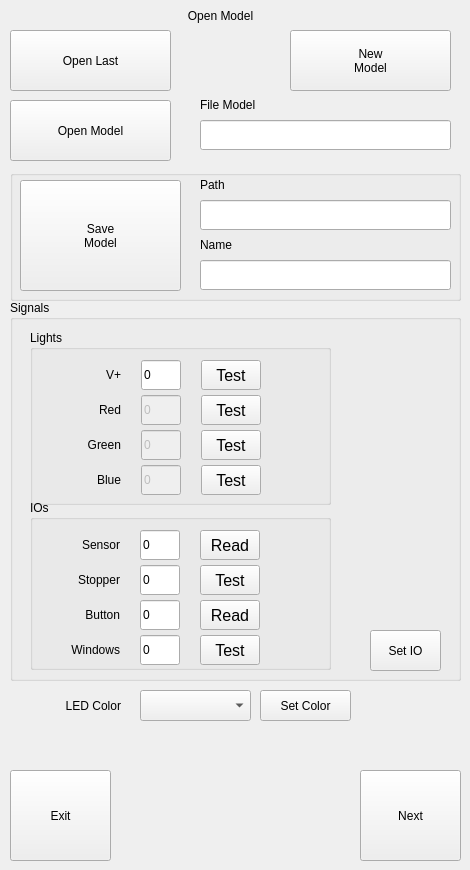
    <widget class="QWidget" name="OpenModel">
     <attribute name="icon">
      <iconset>
       <normaloff>../../../Users/AutomatizacionSIG/icons/open.png</normaloff>../../../Users/AutomatizacionSIG/icons/open.png</iconset>
     </attribute>
     <attribute name="title">
      <string>1</string>
     </attribute>
     <attribute name="toolTip">
      <string>Open Model</string>
     </attribute>
     <widget class="QPushButton" name="cmdNewModel">
      <property name="geometry">
       <rect>
        <x>290</x>
        <y>30</y>
        <width>161</width>
        <height>61</height>
       </rect>
      </property>
      <property name="text">
       <string>New
Model</string>
      </property>
     </widget>
     <widget class="QPushButton" name="cmdOpenLast">
      <property name="geometry">
       <rect>
        <x>10</x>
        <y>30</y>
        <width>161</width>
        <height>61</height>
       </rect>
      </property>
      <property name="text">
       <string>Open Last</string>
      </property>
     </widget>
     <widget class="QLabel" name="lblOpenModel">
      <property name="geometry">
       <rect>
        <x>0</x>
        <y>0</y>
        <width>441</width>
        <height>31</height>
       </rect>
      </property>
      <property name="contextMenuPolicy">
       <enum>Qt::PreventContextMenu</enum>
      </property>
      <property name="text">
       <string>Open Model</string>
      </property>
      <property name="alignment">
       <set>Qt::AlignCenter</set>
      </property>
     </widget>
     <widget class="QPushButton" name="cmdOpenModelNext">
      <property name="geometry">
       <rect>
        <x>360</x>
        <y>770</y>
        <width>101</width>
        <height>91</height>
       </rect>
      </property>
      <property name="text">
       <string>Next</string>
      </property>
     </widget>
     <widget class="QPushButton" name="cmdOpenModelExit">
      <property name="geometry">
       <rect>
        <x>10</x>
        <y>770</y>
        <width>101</width>
        <height>91</height>
       </rect>
      </property>
      <property name="text">
       <string>Exit</string>
      </property>
     </widget>
     <widget class="QGroupBox" name="grpSave">
      <property name="geometry">
       <rect>
        <x>10</x>
        <y>170</y>
        <width>451</width>
        <height>131</height>
       </rect>
      </property>
      <property name="title">
       <string/>
      </property>
      <widget class="QPushButton" name="cmdSaveModel">
       <property name="geometry">
        <rect>
         <x>10</x>
         <y>10</y>
         <width>161</width>
         <height>111</height>
        </rect>
       </property>
       <property name="text">
        <string>Save
Model</string>
       </property>
      </widget>
      <widget class="QLineEdit" name="txtPathFile">
       <property name="geometry">
        <rect>
         <x>190</x>
         <y>30</y>
         <width>251</width>
         <height>30</height>
        </rect>
       </property>
       <property name="font">
        <font>
         <pointsize>12</pointsize>
        </font>
       </property>
       <property name="text">
        <string/>
       </property>
      </widget>
      <widget class="QLabel" name="lblPahtFile">
       <property name="geometry">
        <rect>
         <x>190</x>
         <y>0</y>
         <width>171</width>
         <height>30</height>
        </rect>
       </property>
       <property name="text">
        <string>Path</string>
       </property>
      </widget>
      <widget class="QLabel" name="lblNameModel">
       <property name="geometry">
        <rect>
         <x>190</x>
         <y>60</y>
         <width>171</width>
         <height>30</height>
        </rect>
       </property>
       <property name="text">
        <string>Name</string>
       </property>
      </widget>
      <widget class="QLineEdit" name="txtNameModel">
       <property name="geometry">
        <rect>
         <x>190</x>
         <y>90</y>
         <width>251</width>
         <height>30</height>
        </rect>
       </property>
       <property name="font">
        <font>
         <pointsize>12</pointsize>
        </font>
       </property>
       <property name="text">
        <string/>
       </property>
      </widget>
     </widget>
     <widget class="QPushButton" name="cmdOpenModel">
      <property name="geometry">
       <rect>
        <x>10</x>
        <y>100</y>
        <width>161</width>
        <height>61</height>
       </rect>
      </property>
      <property name="text">
       <string>Open Model</string>
      </property>
     </widget>
     <widget class="QLineEdit" name="txtFileModel">
      <property name="geometry">
       <rect>
        <x>200</x>
        <y>120</y>
        <width>251</width>
        <height>30</height>
       </rect>
      </property>
      <property name="font">
       <font>
        <pointsize>12</pointsize>
       </font>
      </property>
      <property name="text">
       <string/>
      </property>
     </widget>
     <widget class="QLabel" name="lblFileModel">
      <property name="geometry">
       <rect>
        <x>200</x>
        <y>90</y>
        <width>171</width>
        <height>30</height>
       </rect>
      </property>
      <property name="text">
       <string>File Model</string>
      </property>
     </widget>
     <widget class="QGroupBox" name="grpSignals">
      <property name="geometry">
       <rect>
        <x>10</x>
        <y>300</y>
        <width>451</width>
        <height>381</height>
       </rect>
      </property>
      <property name="title">
       <string>Signals</string>
      </property>
      <widget class="QGroupBox" name="grpIOs">
       <property name="geometry">
        <rect>
         <x>20</x>
         <y>200</y>
         <width>301</width>
         <height>170</height>
        </rect>
       </property>
       <property name="title">
        <string>IOs</string>
       </property>
       <widget class="QLineEdit" name="txtSensorUnit">
        <property name="geometry">
         <rect>
          <x>110</x>
          <y>30</y>
          <width>40</width>
          <height>30</height>
         </rect>
        </property>
        <property name="text">
         <string>0</string>
        </property>
       </widget>
       <widget class="QLabel" name="lblSensorUnit">
        <property name="geometry">
         <rect>
          <x>9</x>
          <y>30</y>
          <width>81</width>
          <height>30</height>
         </rect>
        </property>
        <property name="text">
         <string>Sensor</string>
        </property>
        <property name="alignment">
         <set>Qt::AlignRight|Qt::AlignTrailing|Qt::AlignVCenter</set>
        </property>
       </widget>
       <widget class="QLineEdit" name="txtSolenoid">
        <property name="geometry">
         <rect>
          <x>110</x>
          <y>65</y>
          <width>40</width>
          <height>30</height>
         </rect>
        </property>
        <property name="text">
         <string>0</string>
        </property>
       </widget>
       <widget class="QLabel" name="lblSolenoid">
        <property name="geometry">
         <rect>
          <x>9</x>
          <y>65</y>
          <width>81</width>
          <height>30</height>
         </rect>
        </property>
        <property name="text">
         <string>Stopper</string>
        </property>
        <property name="alignment">
         <set>Qt::AlignRight|Qt::AlignTrailing|Qt::AlignVCenter</set>
        </property>
       </widget>
       <widget class="QLineEdit" name="txtButton">
        <property name="geometry">
         <rect>
          <x>110</x>
          <y>100</y>
          <width>40</width>
          <height>30</height>
         </rect>
        </property>
        <property name="text">
         <string>0</string>
        </property>
       </widget>
       <widget class="QLabel" name="lblButton">
        <property name="geometry">
         <rect>
          <x>9</x>
          <y>100</y>
          <width>81</width>
          <height>30</height>
         </rect>
        </property>
        <property name="text">
         <string>Button</string>
        </property>
        <property name="alignment">
         <set>Qt::AlignRight|Qt::AlignTrailing|Qt::AlignVCenter</set>
        </property>
       </widget>
       <widget class="QPushButton" name="cmdSensorUnit">
        <property name="geometry">
         <rect>
          <x>170</x>
          <y>30</y>
          <width>60</width>
          <height>30</height>
         </rect>
        </property>
        <property name="font">
         <font>
          <pointsize>12</pointsize>
         </font>
        </property>
        <property name="text">
         <string>Read</string>
        </property>
        <property name="checkable">
         <bool>false</bool>
        </property>
        <property name="checked">
         <bool>false</bool>
        </property>
       </widget>
       <widget class="QPushButton" name="cmdSolenoid">
        <property name="geometry">
         <rect>
          <x>170</x>
          <y>65</y>
          <width>60</width>
          <height>30</height>
         </rect>
        </property>
        <property name="font">
         <font>
          <pointsize>12</pointsize>
         </font>
        </property>
        <property name="text">
         <string>Test</string>
        </property>
        <property name="checkable">
         <bool>true</bool>
        </property>
        <property name="checked">
         <bool>false</bool>
        </property>
       </widget>
       <widget class="QPushButton" name="cmdButton">
        <property name="geometry">
         <rect>
          <x>170</x>
          <y>100</y>
          <width>60</width>
          <height>30</height>
         </rect>
        </property>
        <property name="font">
         <font>
          <pointsize>12</pointsize>
         </font>
        </property>
        <property name="text">
         <string>Read</string>
        </property>
        <property name="checkable">
         <bool>false</bool>
        </property>
        <property name="checked">
         <bool>false</bool>
        </property>
       </widget>
       <widget class="QLabel" name="lblSensorUnitResult">
        <property name="geometry">
         <rect>
          <x>240</x>
          <y>30</y>
          <width>41</width>
          <height>30</height>
         </rect>
        </property>
        <property name="text">
         <string/>
        </property>
        <property name="alignment">
         <set>Qt::AlignCenter</set>
        </property>
       </widget>
       <widget class="QLabel" name="lblSolenoidResult">
        <property name="geometry">
         <rect>
          <x>240</x>
          <y>65</y>
          <width>41</width>
          <height>30</height>
         </rect>
        </property>
        <property name="text">
         <string/>
        </property>
        <property name="alignment">
         <set>Qt::AlignCenter</set>
        </property>
       </widget>
       <widget class="QLabel" name="lblButtonResult">
        <property name="geometry">
         <rect>
          <x>240</x>
          <y>100</y>
          <width>41</width>
          <height>30</height>
         </rect>
        </property>
        <property name="text">
         <string/>
        </property>
        <property name="alignment">
         <set>Qt::AlignCenter</set>
        </property>
       </widget>
       <widget class="QPushButton" name="cmdWindows">
        <property name="geometry">
         <rect>
          <x>170</x>
          <y>135</y>
          <width>60</width>
          <height>30</height>
         </rect>
        </property>
        <property name="font">
         <font>
          <pointsize>12</pointsize>
         </font>
        </property>
        <property name="text">
         <string>Test</string>
        </property>
        <property name="checkable">
         <bool>true</bool>
        </property>
        <property name="checked">
         <bool>false</bool>
        </property>
       </widget>
       <widget class="QLabel" name="lblWindows">
        <property name="geometry">
         <rect>
          <x>9</x>
          <y>135</y>
          <width>81</width>
          <height>30</height>
         </rect>
        </property>
        <property name="text">
         <string>Windows</string>
        </property>
        <property name="alignment">
         <set>Qt::AlignRight|Qt::AlignTrailing|Qt::AlignVCenter</set>
        </property>
       </widget>
       <widget class="QLineEdit" name="txtWindows">
        <property name="geometry">
         <rect>
          <x>110</x>
          <y>135</y>
          <width>40</width>
          <height>30</height>
         </rect>
        </property>
        <property name="text">
         <string>0</string>
        </property>
       </widget>
       <widget class="QLabel" name="lblWindowResult">
        <property name="geometry">
         <rect>
          <x>240</x>
          <y>135</y>
          <width>41</width>
          <height>30</height>
         </rect>
        </property>
        <property name="text">
         <string/>
        </property>
        <property name="alignment">
         <set>Qt::AlignCenter</set>
        </property>
       </widget>
      </widget>
      <widget class="QGroupBox" name="grpLights">
       <property name="geometry">
        <rect>
         <x>20</x>
         <y>30</y>
         <width>301</width>
         <height>175</height>
        </rect>
       </property>
       <property name="title">
        <string>Lights</string>
       </property>
       <widget class="QLabel" name="lblLightUp">
        <property name="geometry">
         <rect>
          <x>30</x>
          <y>30</y>
          <width>61</width>
          <height>30</height>
         </rect>
        </property>
        <property name="text">
         <string>V+</string>
        </property>
        <property name="alignment">
         <set>Qt::AlignRight|Qt::AlignTrailing|Qt::AlignVCenter</set>
        </property>
       </widget>
       <widget class="QLabel" name="lblLightDown">
        <property name="geometry">
         <rect>
          <x>30</x>
          <y>65</y>
          <width>61</width>
          <height>30</height>
         </rect>
        </property>
        <property name="text">
         <string>Red</string>
        </property>
        <property name="alignment">
         <set>Qt::AlignRight|Qt::AlignTrailing|Qt::AlignVCenter</set>
        </property>
       </widget>
       <widget class="QLabel" name="lblLightLeft">
        <property name="geometry">
         <rect>
          <x>30</x>
          <y>100</y>
          <width>61</width>
          <height>30</height>
         </rect>
        </property>
        <property name="text">
         <string>Green</string>
        </property>
        <property name="alignment">
         <set>Qt::AlignRight|Qt::AlignTrailing|Qt::AlignVCenter</set>
        </property>
       </widget>
       <widget class="QLabel" name="lblLightRight">
        <property name="geometry">
         <rect>
          <x>30</x>
          <y>135</y>
          <width>61</width>
          <height>30</height>
         </rect>
        </property>
        <property name="text">
         <string>Blue</string>
        </property>
        <property name="alignment">
         <set>Qt::AlignRight|Qt::AlignTrailing|Qt::AlignVCenter</set>
        </property>
       </widget>
       <widget class="QLineEdit" name="txtLightUp">
        <property name="geometry">
         <rect>
          <x>111</x>
          <y>30</y>
          <width>40</width>
          <height>30</height>
         </rect>
        </property>
        <property name="text">
         <string>0</string>
        </property>
       </widget>
       <widget class="QLineEdit" name="txtLightDown">
        <property name="enabled">
         <bool>false</bool>
        </property>
        <property name="geometry">
         <rect>
          <x>111</x>
          <y>65</y>
          <width>40</width>
          <height>30</height>
         </rect>
        </property>
        <property name="text">
         <string>0</string>
        </property>
       </widget>
       <widget class="QLineEdit" name="txtLightLeft">
        <property name="enabled">
         <bool>false</bool>
        </property>
        <property name="geometry">
         <rect>
          <x>111</x>
          <y>100</y>
          <width>40</width>
          <height>30</height>
         </rect>
        </property>
        <property name="text">
         <string>0</string>
        </property>
       </widget>
       <widget class="QLineEdit" name="txtLightRight">
        <property name="enabled">
         <bool>false</bool>
        </property>
        <property name="geometry">
         <rect>
          <x>111</x>
          <y>135</y>
          <width>40</width>
          <height>30</height>
         </rect>
        </property>
        <property name="text">
         <string>0</string>
        </property>
       </widget>
       <widget class="QPushButton" name="cmdLightUp">
        <property name="geometry">
         <rect>
          <x>171</x>
          <y>30</y>
          <width>60</width>
          <height>30</height>
         </rect>
        </property>
        <property name="font">
         <font>
          <pointsize>12</pointsize>
         </font>
        </property>
        <property name="text">
         <string>Test</string>
        </property>
        <property name="checkable">
         <bool>true</bool>
        </property>
        <property name="checked">
         <bool>false</bool>
        </property>
       </widget>
       <widget class="QPushButton" name="cmdLightDown">
        <property name="enabled">
         <bool>true</bool>
        </property>
        <property name="geometry">
         <rect>
          <x>171</x>
          <y>65</y>
          <width>60</width>
          <height>30</height>
         </rect>
        </property>
        <property name="font">
         <font>
          <pointsize>12</pointsize>
         </font>
        </property>
        <property name="text">
         <string>Test</string>
        </property>
        <property name="checkable">
         <bool>true</bool>
        </property>
        <property name="checked">
         <bool>false</bool>
        </property>
       </widget>
       <widget class="QPushButton" name="cmdLightRight">
        <property name="enabled">
         <bool>true</bool>
        </property>
        <property name="geometry">
         <rect>
          <x>171</x>
          <y>135</y>
          <width>60</width>
          <height>30</height>
         </rect>
        </property>
        <property name="font">
         <font>
          <pointsize>12</pointsize>
         </font>
        </property>
        <property name="text">
         <string>Test</string>
        </property>
        <property name="checkable">
         <bool>true</bool>
        </property>
        <property name="checked">
         <bool>false</bool>
        </property>
       </widget>
       <widget class="QPushButton" name="cmdLightLeft">
        <property name="enabled">
         <bool>true</bool>
        </property>
        <property name="geometry">
         <rect>
          <x>171</x>
          <y>100</y>
          <width>60</width>
          <height>30</height>
         </rect>
        </property>
        <property name="font">
         <font>
          <pointsize>12</pointsize>
         </font>
        </property>
        <property name="text">
         <string>Test</string>
        </property>
        <property name="checkable">
         <bool>true</bool>
        </property>
        <property name="checked">
         <bool>false</bool>
        </property>
       </widget>
       <widget class="QLabel" name="lblLightUpResult">
        <property name="geometry">
         <rect>
          <x>241</x>
          <y>30</y>
          <width>41</width>
          <height>30</height>
         </rect>
        </property>
        <property name="text">
         <string/>
        </property>
        <property name="alignment">
         <set>Qt::AlignCenter</set>
        </property>
       </widget>
       <widget class="QLabel" name="lblLightDownResult">
        <property name="geometry">
         <rect>
          <x>241</x>
          <y>65</y>
          <width>41</width>
          <height>30</height>
         </rect>
        </property>
        <property name="text">
         <string/>
        </property>
        <property name="alignment">
         <set>Qt::AlignCenter</set>
        </property>
       </widget>
       <widget class="QLabel" name="lblLightRightResult">
        <property name="geometry">
         <rect>
          <x>241</x>
          <y>135</y>
          <width>41</width>
          <height>30</height>
         </rect>
        </property>
        <property name="text">
         <string/>
        </property>
        <property name="alignment">
         <set>Qt::AlignCenter</set>
        </property>
       </widget>
       <widget class="QLabel" name="lblLightLeftResult">
        <property name="geometry">
         <rect>
          <x>241</x>
          <y>100</y>
          <width>41</width>
          <height>30</height>
         </rect>
        </property>
        <property name="text">
         <string/>
        </property>
        <property name="alignment">
         <set>Qt::AlignCenter</set>
        </property>
       </widget>
      </widget>
      <widget class="QPushButton" name="cmdOpenModelSaveIO">
       <property name="geometry">
        <rect>
         <x>360</x>
         <y>330</y>
         <width>71</width>
         <height>41</height>
        </rect>
       </property>
       <property name="text">
        <string>Set IO</string>
       </property>
      </widget>
     </widget>
     <widget class="QLabel" name="lblColorBox">
      <property name="geometry">
       <rect>
        <x>30</x>
        <y>690</y>
        <width>91</width>
        <height>31</height>
       </rect>
      </property>
      <property name="text">
       <string>LED Color</string>
      </property>
      <property name="alignment">
       <set>Qt::AlignRight|Qt::AlignTrailing|Qt::AlignVCenter</set>
      </property>
     </widget>
     <widget class="QComboBox" name="cmdColorBox">
      <property name="geometry">
       <rect>
        <x>140</x>
        <y>690</y>
        <width>111</width>
        <height>31</height>
       </rect>
      </property>
      <property name="font">
       <font>
        <pointsize>12</pointsize>
       </font>
      </property>
      <item>
       <property name="text">
        <string/>
       </property>
      </item>
      <item>
       <property name="text">
        <string>RED</string>
       </property>
      </item>
      <item>
       <property name="text">
        <string>GREEN</string>
       </property>
      </item>
      <item>
       <property name="text">
        <string>BLUE</string>
       </property>
      </item>
      <item>
       <property name="text">
        <string>YELLOW</string>
       </property>
      </item>
      <item>
       <property name="text">
        <string>CYAN</string>
       </property>
      </item>
      <item>
       <property name="text">
        <string>MAGENTA</string>
       </property>
      </item>
      <item>
       <property name="text">
        <string>Control</string>
       </property>
      </item>
     </widget>
     <widget class="QPushButton" name="cmdOpenModelSaveColor">
      <property name="geometry">
       <rect>
        <x>260</x>
        <y>690</y>
        <width>91</width>
        <height>31</height>
       </rect>
      </property>
      <property name="text">
       <string>Set Color</string>
      </property>
     </widget>
    </widget>
